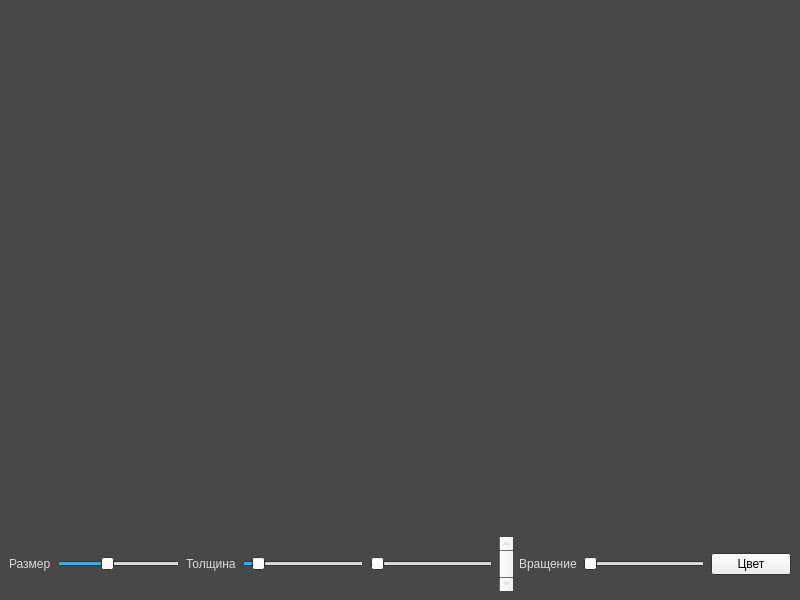
<?xml version="1.0" encoding="UTF-8"?>
<ui version="4.0">
 <class>WinterWindow</class>
 <widget class="QMainWindow" name="WinterWindow">
  <property name="geometry">
   <rect>
    <x>0</x>
    <y>0</y>
    <width>800</width>
    <height>600</height>
   </rect>
  </property>
  <property name="palette">
   <palette>
    <active>
     <colorrole role="WindowText">
      <brush brushstyle="SolidPattern">
       <color alpha="255">
        <red>217</red>
        <green>217</green>
        <blue>217</blue>
       </color>
      </brush>
     </colorrole>
     <colorrole role="Dark">
      <brush brushstyle="SolidPattern">
       <color alpha="255">
        <red>191</red>
        <green>191</green>
        <blue>191</blue>
       </color>
      </brush>
     </colorrole>
     <colorrole role="Mid">
      <brush brushstyle="SolidPattern">
       <color alpha="255">
        <red>128</red>
        <green>128</green>
        <blue>128</blue>
       </color>
      </brush>
     </colorrole>
     <colorrole role="Text">
      <brush brushstyle="SolidPattern">
       <color alpha="255">
        <red>0</red>
        <green>0</green>
        <blue>0</blue>
       </color>
      </brush>
     </colorrole>
     <colorrole role="Window">
      <brush brushstyle="SolidPattern">
       <color alpha="255">
        <red>72</red>
        <green>72</green>
        <blue>72</blue>
       </color>
      </brush>
     </colorrole>
     <colorrole role="Shadow">
      <brush brushstyle="SolidPattern">
       <color alpha="255">
        <red>191</red>
        <green>191</green>
        <blue>191</blue>
       </color>
      </brush>
     </colorrole>
     <colorrole role="HighlightedText">
      <brush brushstyle="SolidPattern">
       <color alpha="255">
        <red>255</red>
        <green>255</green>
        <blue>255</blue>
       </color>
      </brush>
     </colorrole>
     <colorrole role="ToolTipText">
      <brush brushstyle="SolidPattern">
       <color alpha="255">
        <red>0</red>
        <green>0</green>
        <blue>0</blue>
       </color>
      </brush>
     </colorrole>
    </active>
    <inactive>
     <colorrole role="WindowText">
      <brush brushstyle="SolidPattern">
       <color alpha="255">
        <red>217</red>
        <green>217</green>
        <blue>217</blue>
       </color>
      </brush>
     </colorrole>
     <colorrole role="Text">
      <brush brushstyle="SolidPattern">
       <color alpha="255">
        <red>0</red>
        <green>0</green>
        <blue>0</blue>
       </color>
      </brush>
     </colorrole>
     <colorrole role="Window">
      <brush brushstyle="SolidPattern">
       <color alpha="255">
        <red>72</red>
        <green>72</green>
        <blue>72</blue>
       </color>
      </brush>
     </colorrole>
     <colorrole role="Shadow">
      <brush brushstyle="SolidPattern">
       <color alpha="255">
        <red>191</red>
        <green>191</green>
        <blue>191</blue>
       </color>
      </brush>
     </colorrole>
     <colorrole role="ToolTipText">
      <brush brushstyle="SolidPattern">
       <color alpha="255">
        <red>0</red>
        <green>0</green>
        <blue>0</blue>
       </color>
      </brush>
     </colorrole>
    </inactive>
    <disabled>
     <colorrole role="Base">
      <brush brushstyle="SolidPattern">
       <color alpha="255">
        <red>71</red>
        <green>71</green>
        <blue>71</blue>
       </color>
      </brush>
     </colorrole>
     <colorrole role="Window">
      <brush brushstyle="SolidPattern">
       <color alpha="255">
        <red>72</red>
        <green>72</green>
        <blue>72</blue>
       </color>
      </brush>
     </colorrole>
     <colorrole role="Shadow">
      <brush brushstyle="SolidPattern">
       <color alpha="255">
        <red>191</red>
        <green>191</green>
        <blue>191</blue>
       </color>
      </brush>
     </colorrole>
     <colorrole role="ToolTipText">
      <brush brushstyle="SolidPattern">
       <color alpha="255">
        <red>0</red>
        <green>0</green>
        <blue>0</blue>
       </color>
      </brush>
     </colorrole>
    </disabled>
   </palette>
  </property>
  <property name="windowTitle">
   <string>Winter Window</string>
  </property>
  <widget class="QWidget" name="centralwidget">
   <layout class="QVBoxLayout" name="verticalLayout">
    <item>
     <spacer name="verticalSpacer">
      <property name="orientation">
       <enum>Qt::Vertical</enum>
      </property>
      <property name="sizeHint" stdset="0">
       <size>
        <width>20</width>
        <height>40</height>
       </size>
      </property>
     </spacer>
    </item>
    <item>
     <layout class="QHBoxLayout" name="horizontalLayout">
      <item alignment="Qt::AlignVCenter">
       <widget class="QLabel" name="label_2">
        <property name="text">
         <string>Размер</string>
        </property>
       </widget>
      </item>
      <item alignment="Qt::AlignVCenter">
       <widget class="QSlider" name="sld_size">
        <property name="minimum">
         <number>1</number>
        </property>
        <property name="maximum">
         <number>250</number>
        </property>
        <property name="value">
         <number>100</number>
        </property>
        <property name="orientation">
         <enum>Qt::Horizontal</enum>
        </property>
       </widget>
      </item>
      <item>
       <widget class="QLabel" name="label">
        <property name="text">
         <string>Толщина</string>
        </property>
       </widget>
      </item>
      <item>
       <widget class="QSlider" name="sld_line">
        <property name="minimum">
         <number>1</number>
        </property>
        <property name="maximum">
         <number>50</number>
        </property>
        <property name="value">
         <number>5</number>
        </property>
        <property name="orientation">
         <enum>Qt::Horizontal</enum>
        </property>
       </widget>
      </item>
      <item>
       <widget class="QSlider" name="horizontalSlider">
        <property name="orientation">
         <enum>Qt::Horizontal</enum>
        </property>
       </widget>
      </item>
      <item>
       <widget class="QScrollBar" name="spin_depth">
        <property name="orientation">
         <enum>Qt::Vertical</enum>
        </property>
       </widget>
      </item>
      <item alignment="Qt::AlignVCenter">
       <widget class="QLabel" name="label_5">
        <property name="text">
         <string>Вращение</string>
        </property>
       </widget>
      </item>
      <item>
       <widget class="QSlider" name="sld_rotation">
        <property name="maximum">
         <number>360</number>
        </property>
        <property name="orientation">
         <enum>Qt::Horizontal</enum>
        </property>
       </widget>
      </item>
      <item>
       <widget class="QPushButton" name="btn_color">
        <property name="text">
         <string>Цвет</string>
        </property>
       </widget>
      </item>
     </layout>
    </item>
   </layout>
  </widget>
 </widget>
 <resources/>
 <connections>
  <connection>
   <sender>sld_line</sender>
   <signal>valueChanged(int)</signal>
   <receiver>WinterWindow</receiver>
   <slot>repaint()</slot>
   <hints>
    <hint type="sourcelabel">
     <x>258</x>
     <y>567</y>
    </hint>
    <hint type="destinationlabel">
     <x>399</x>
     <y>299</y>
    </hint>
   </hints>
  </connection>
  <connection>
   <sender>sld_rotation</sender>
   <signal>valueChanged(int)</signal>
   <receiver>WinterWindow</receiver>
   <slot>repaint()</slot>
   <hints>
    <hint type="sourcelabel">
     <x>674</x>
     <y>567</y>
    </hint>
    <hint type="destinationlabel">
     <x>399</x>
     <y>299</y>
    </hint>
   </hints>
  </connection>
  <connection>
   <sender>sld_size</sender>
   <signal>valueChanged(int)</signal>
   <receiver>WinterWindow</receiver>
   <slot>repaint()</slot>
   <hints>
    <hint type="sourcelabel">
     <x>106</x>
     <y>567</y>
    </hint>
    <hint type="destinationlabel">
     <x>399</x>
     <y>299</y>
    </hint>
   </hints>
  </connection>
 </connections>
</ui>
